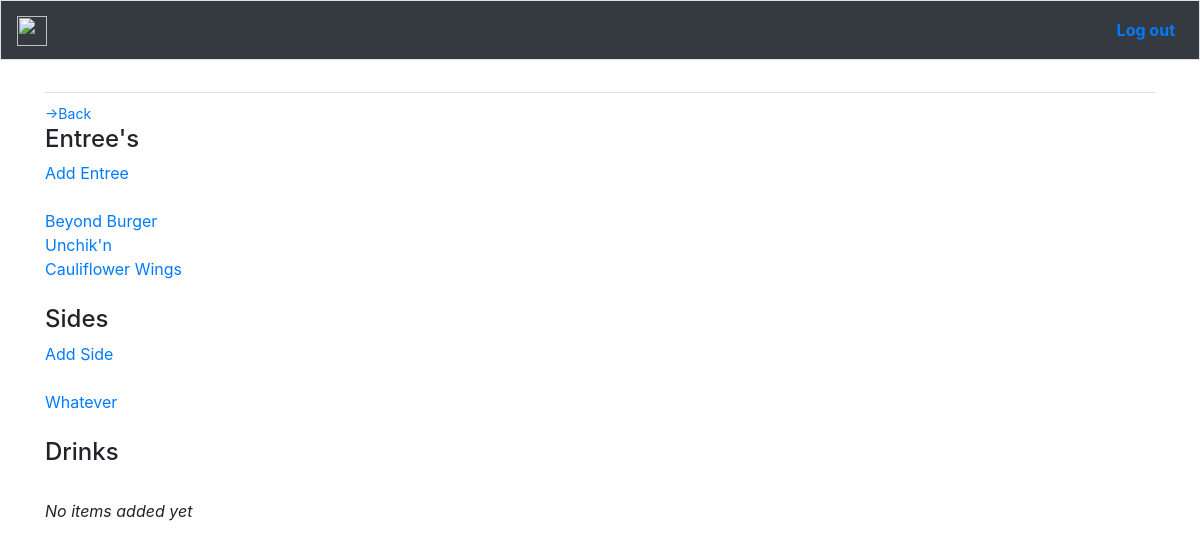
Page /venue_menu_view/4/ (signed in) on the committed database.
### core/models.py (models this page shows)
class MainCourse(models.Model):
	menu = models.ForeignKey(Menu, on_delete=models.CASCADE)
	name = models.CharField(max_length=100)
	ingredient1 = models.CharField(max_length=100, null=True, blank=True)
	ingredient2 = models.CharField(max_length=100, null=True, blank=True)
	ingredient3 = models.CharField(max_length=100, null=True, blank=True)
	ingredient4 = models.CharField(max_length=100, null=True, blank=True)
	ingredient5 = models.CharField(max_length=100, null=True, blank=True)
	ingredient6 = models.CharField(max_length=100, null=True, blank=True)
	ingredient7 = models.CharField(max_length=100, null=True, blank=True)
	ingredient8 = models.CharField(max_length=100, null=True, blank=True)
	ingredient9 = models.CharField(max_length=100, null=True, blank=True)
	ingredient10 = models.CharField(max_length=100, null=True, blank=True)
	description = models.TextField(null=True, blank=True)
	def __str__(self):
		return f"{self.name}"

class SideDish(models.Model):
	menu = models.ForeignKey(Menu, on_delete=models.CASCADE)
	name = models.CharField(max_length=100)
	ingredient1 = models.CharField(max_length=100, null=True, blank=True)
	ingredient2 = models.CharField(max_length=100, null=True, blank=True)
	ingredient3 = models.CharField(max_length=100, null=True, blank=True)
	ingredient4 = models.CharField(max_length=100, null=True, blank=True)
	ingredient5 = models.CharField(max_length=100, null=True, blank=True)
	ingredient6 = models.CharField(max_length=100, null=True, blank=True)
	ingredient7 = models.CharField(max_length=100, null=True, blank=True)
	ingredient8 = models.CharField(max_length=100, null=True, blank=True)
	ingredient9 = models.CharField(max_length=100, null=True, blank=True)
	ingredient10 = models.CharField(max_length=100, null=True, blank=True)
	description = models.TextField(null=True, blank=True)
	def __str__(self):
		return f"{self.name}"

### core/views.py (the view)
# urls.py: path('venue_menu_view/<int:user_id>/', views.venue_menu_view, name='venue_menu_view'),
def venue_menu_view(request, user_id):
	user = Account.objects.get(id=user_id)
	entrees = [entree for entree in MainCourse.objects.all() if str(entree.menu.menu_owner) == str(request.user.email)]
	sides = [side for side in SideDish.objects.all() if str(side.menu.menu_owner) == str(request.user.email)]
	has_video = []
	for item in MainCourseVideo.objects.all():
		for entree in MainCourse.objects.all():
			if str(item.main_course_item) == str(entree):
				has_video.append(entree)
				break
	for item in SideDishVideo.objects.all():
		for side in SideDish.objects.all():
			if str(item.main_course_item) == str(side):
				has_video.append(side)
				break
	no_video = []
	for entree in entrees:
		if entree not in has_video:
			no_video.append(entree)
	context = {'user':user, 'entrees':entrees, 'sides':sides, 'has_video':has_video, 'no_video':no_video}
	return render(request, 'core/venue_menu_view.html', context)

### users/models.py (called while the page is built)
	def __str__(self):
		return self.email

### core/templates/core/venue_menu_view.html (shortened to what this page needs)
<!DOCTYPE html>
<html>
{% extends 'core/base.html' %}
{% load bootstrap4 %}
{% block navbar %}
<head>
</head>
<body>
{% endblock navbar %}
{% block content %}
<small><a href="{% url 'core:home' %}">->Back</a></small>
<h4>Entree's</h4>
<a href="{% url 'core:add_main_course' user.id %}">Add Entree</a><br><br>
{% for entree in entrees %}
	<a href="{% url 'core:entree_view' entree.id %}">{{ entree }}</a><br>
{% empty %}
	<p><em>No entree's added yet.</em></p>
{% endfor %}
<br><h4>Sides</h4>
<a href="{% url 'core:add_side_dish' user.id %}">Add Side</a><br><br>
{% for side in sides %}
	<a href="{% url 'core:add_side_dish' user.id %}">{{ side }}</a><br>
{% empty %}
	<p><em>No items added yet</em></p>
{% endfor %}
<br><h4>Drinks</h4><br>
{% for drink in drinks %}
	<a href="{% url 'core:add_drink_ingredient' user.id %}">{{ drink }}</a><br>
{% empty %}
	<p><em>No items added yet</em></p>
{% endfor %}
{% endblock content %}

### rows in the picture
MainCourse: name "Beyond Burger"
MainCourse: name "Unchik'n"
MainCourse: name "Cauliflower Wings"
SideDish: name "Whatever"
